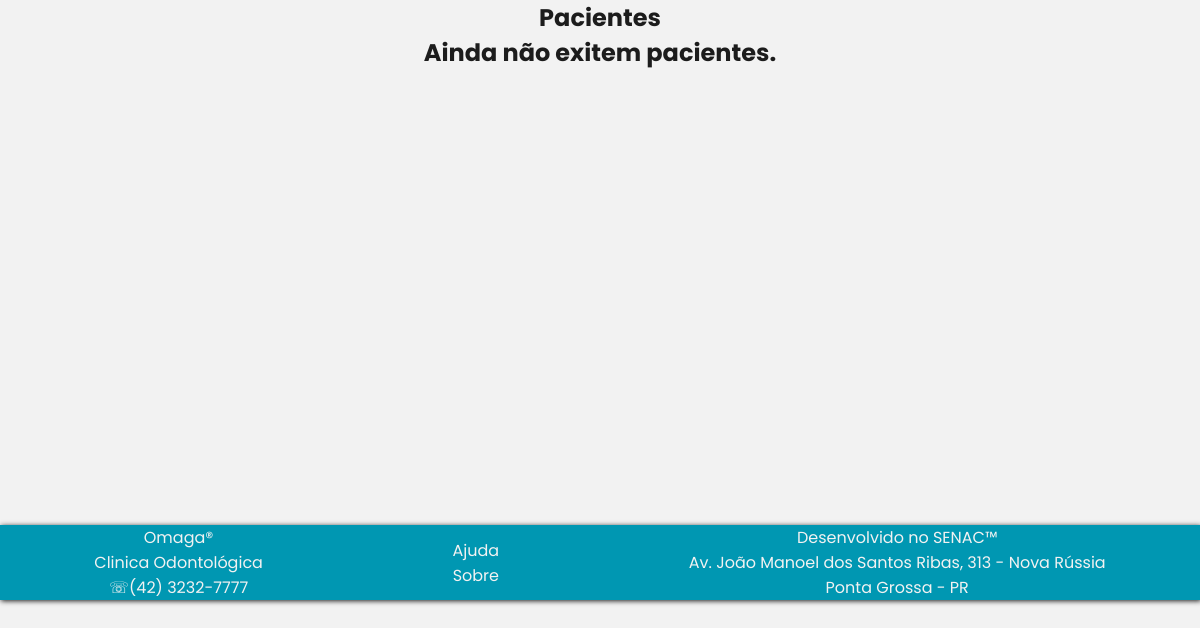
Before: /listarpaciente.php with the older database file.
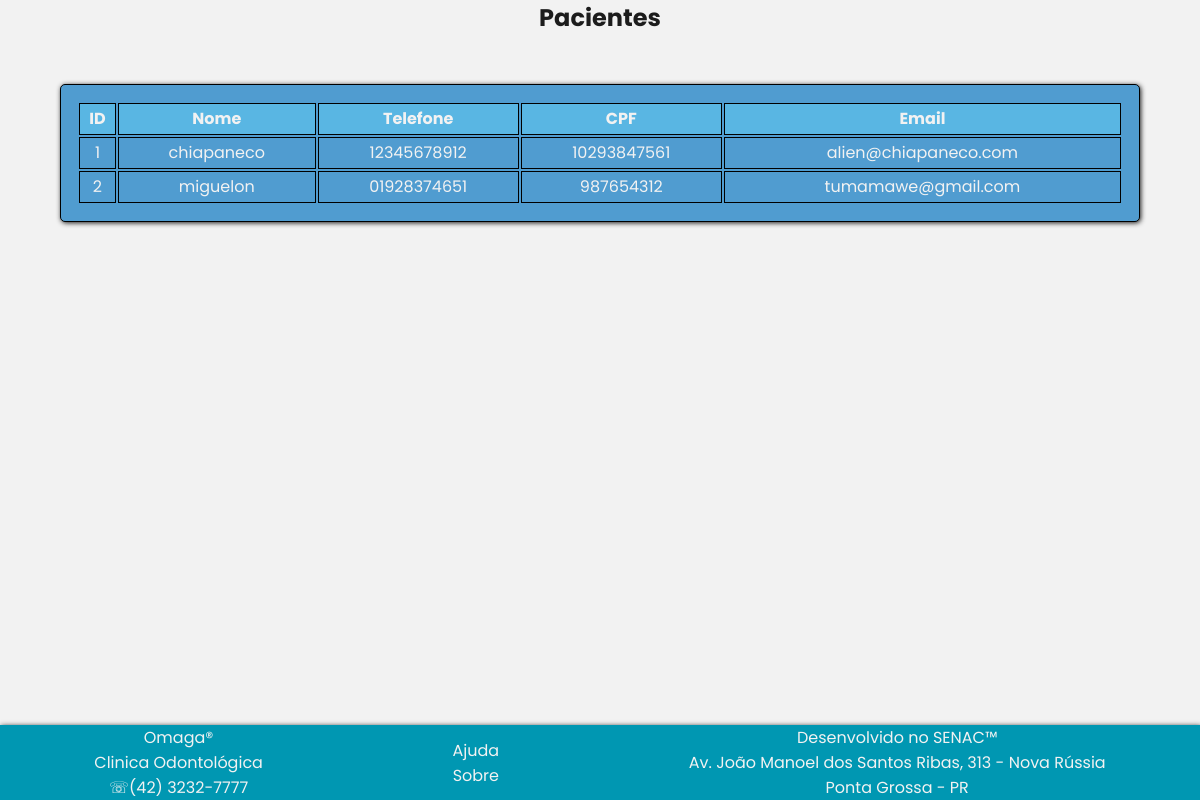
After: the same page with the newer database file.
### tables this page shows
CREATE TABLE `paciente` (
  `id_paciente_pk` int(11) NOT NULL,
  `nome` text,
  `telefone` varchar(11) DEFAULT NULL,
  `email` text,
  `senha` varchar(100) DEFAULT NULL,
  `cpf` bigint(11) DEFAULT NULL,
  `endereco` text
);

### persistence/Banco.php (called while the page is built, shortened)
<?php
class Banco{
	private $conexao;
	public function __construct(){
		$this->url="localhost";
		$this->usuario="root";
		$this->senha="";
		$this->banco="odontologia";
		$this->conexao=new mysqli($this->url,$this->usuario,
			$this->senha,$this->banco);
	}
	public function consultar($sql)
	{
		$consulta=$this->conexao->query($sql);
		$linhas=$consulta->num_rows;
		if($linhas>0){
			return $consulta;
		}else{
			return false;
		}
	}
}
?>

### persistence/PacientePA.php (called while the page is built, shortened)
<?php
require_once 'Banco.php';
class PacientePA{
	private $conexao;
	function __construct(){
		$this->conexao=new Banco();
	}
	public function listar_inicio_fim($inicio,$fim){
		$sql="select * from paciente where id_paciente_pk between $inicio and $fim";
		return $this->conexao->consultar($sql);
	}
	}
?>

### listarpaciente.php (the view, shortened to what this page needs)
<?php
	require_once 'cabecalho.php';
?>
    <h2>Pacientes</h2>
<?php
	if(isset($_POST['inicio'])){
		$inicio=$_POST['inicio'];
		$fim=$inicio+4;
	} else{
		$inicio=1;
		$fim=5;
	}
	require_once 'persistence/PacientePA.php';
	$pacientepa=new PacientePA();
	$consulta=$pacientepa->listar_inicio_fim($inicio,$fim);
	if (!$consulta){
		echo "<h2>Ainda não exitem pacientes.</h2>";
	} else{
		echo "<table>";
		echo "<tr>";
		echo "<th>ID</th>";
		echo "<th>Nome</th>";
		echo "<th>Telefone</th>";
		echo "<th>CPF</th>";
		echo "<th>Email</th>";
		echo "</tr>";
		while ($linha=$consulta->fetch_assoc()){
			echo "<tr>";
			echo "<td>".$linha['id_paciente_pk']."</td>";
			echo "<td>".$linha['nome']."</td>";
			echo "<td>".$linha['telefone']."</td>";
			echo "<td>".$linha['cpf']."</td>";
			echo "<td>".$linha['email']."</td>";
			echo "</tr>";
		}
		echo "</table>";
		echo "<section>";
	}
?>
<br/>
<br/>
<br/>
<br/>
<br/>
<br/>
<br/>
<br/>
<br/>
<br/>
<br/>
<br/>
<br/>
<br/>
<br/>
<?php
	require_once 'rodape.php';
?>
<?php
	require_once 'rodape.php';
?>
</body>
</html>

### cabecalho.php (shortened to what this page needs)
<!DOCTYPE html>
<html lang="pt-br">
<head>
	<link rel="stylesheet" type="text/css" href="css/estilo.css">
</head>
<body>

### rodape.php
<?php
	require_once 'cabecalho.php';
?>
<section class="rodape">
	<div id="sobre">
		<p>Omaga&reg;<br/>Clinica Odontológica</p>
		<p>&#9743;(42) 3232-7777</p>
	</div>
	<div id="lks">
		<p><a href="/PROJETO_INTEGRADOR/ajuda" target="quadro">Ajuda</a></p>
		<p><a href="/PROJETO_INTEGRADOR/sobre" target="quadro">Sobre</a></p>
	</div>
	<div id="sobre2">
		<p>Desenvolvido no SENAC&trade;</p>
		<p>Av. João Manoel dos Santos Ribas, 313 - Nova Rússia</p>
		<p>Ponta Grossa - PR</p>
	</div>
</section>
</body>
</html>

### css/estilo.css (style rules this page uses)
:root { --color-white: #f2f2f2; --color-blue1: rgb(0, 151, 178); --color-blue2: #509CD0; --color-blue3: rgb(89, 182, 227); --color-dark1: #1c1c1c; --color-text: #d9d9d9; --color-hover: rgb(255, 255, 255, 0.2); --color-blue2hover: rgb(255, 255, 255, 0.1); }
* { margin:0px; padding:0px; }
body { display: flex; min-height: 100vh; background-color: var(--color-white); flex-direction: column; font-family: 'Poppins', sans-serif; }
h2 { text-align: center; color: var(--color-dark1); font-family: 'Poppins', sans-serif; }
table { width: 90vw; margin: auto; border: 1px solid black; color: var(--color-white); background-color: var(--color-blue2); border-radius: 5px; box-shadow: 1px 1px 5px var(--color-dark1); padding: 1em; }
tr { height: 30px; border: 1px solid white; }
th { height: 30px; background-color: var(--color-blue3); border: 1px solid black; }
td { height: 30px; text-align: center; border: 1px solid black; transition: 0.5s; }
.rodape { display: flex; justify-content: center; margin-top: 10vh; height: auto; background-color: var(--color-blue1); box-shadow: 1px 1px 5px var(--color-dark1); z-index: 2; }
#sobre { color: var(--color-white); margin: auto; text-align: center; }
#lks { margin: auto; text-align: center; }
#lks a { border: 1px solid transparent; text-decoration: none; color: var(--color-white); transition: 0.5s; }
#sobre2 { color: var(--color-white); margin: auto; text-align: center; }

Changed rows visible on the page:
added paciente: id_paciente_pk "1", nome "chiapaneco", telefone "12345678912", cpf "10293847561", email "alien@chiapaneco.com"
added paciente: id_paciente_pk "2", nome "miguelon", telefone "01928374651", cpf "987654312", email "tumamawe@gmail.com"
Other visible differences:
text no longer shown: "Ainda não exitem pacientes."
text now shown: "ID Nome Telefone CPF Email"
